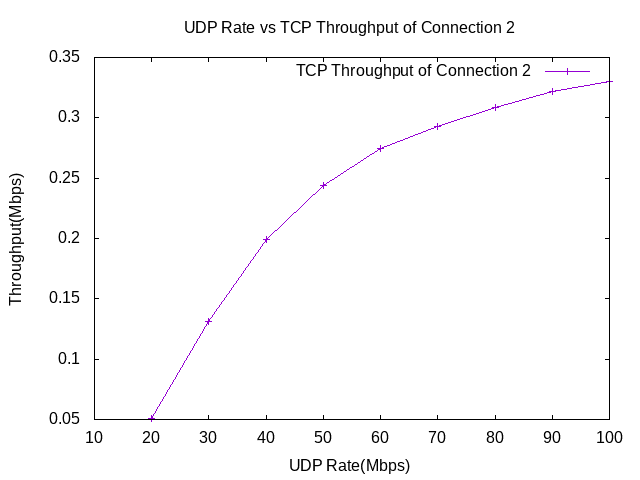

This figure's gnuplot source:
set terminal png
set output "tcp2_vs_udprate.png"
set title "UDP Rate vs TCP Throughput of Connection 2"
set xlabel "UDP Rate(Mbps)"
set ylabel "Throughput(Mbps)"

set xrange [10:100]
plot "-"  title "TCP Throughput of Connection 2" with linespoints
20 0.0506471
30 0.131441
40 0.198935
50 0.243812
60 0.274385
70 0.293082
80 0.308768
90 0.321761
100 0.330323
e
